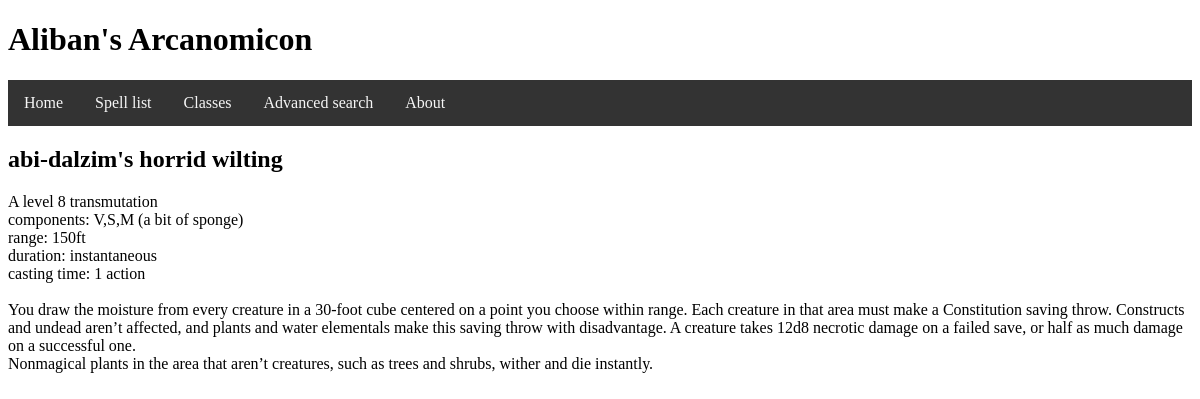
The page /spell/1 on the database its author committed.
### tables this page shows
CREATE TABLE spell (id INTEGER PRIMARY KEY AUTOINCREMENT, name STRING, description TEXT, level INTEGER, components STRING, concentration INTEGER, ritual INTEGER, damage STRING, range INTEGER REFERENCES range (id), duration INTEGER REFERENCES duration (id), castingtime STRING REFERENCES castingtime (id), school INTEGER REFERENCES school (id));

CREATE TABLE school (id INTEGER PRIMARY KEY AUTOINCREMENT, name STRING, description TEXT);

CREATE TABLE range (id INTEGER PRIMARY KEY AUTOINCREMENT, name STRING);

CREATE TABLE duration (id INTEGER PRIMARY KEY AUTOINCREMENT, name STRING);

CREATE TABLE castingtime (id INTEGER PRIMARY KEY AUTOINCREMENT, name STRING);

### script.py (the view)
@app.route('/spell/<id>')
@app.route('/class/spell/<id>')
def spell(id):
    try:
        int(id)
    except:
        return render_template('404.html'), 404 #making sure no nasty code can be tacked onto the end of the URL to cause data breaches
    sql = "SELECT spell.id, spell.name, spell.description, spell.level, spell.components, spell.concentration, spell.ritual, spell.damage, range.name, duration.name, castingtime.name, school.name FROM spell INNER JOIN range ON range.id = spell.range INNER JOIN duration ON duration.id = spell.duration INNER JOIN castingtime ON castingtime.id = spell.castingtime INNER JOIN school ON school.id = spell.school WHERE spell.id == {}".format(id) #the sql query, complete with joins. the format inserts the id of the spell in the database, and therefore returns all relevant information about it for the page.
    single = True #only want one result
    spell = db_func(sql,single) #runs the sql command
    if spell == False:
        return render_template('404.html'), 404 #if the data is not in the database, the page cannot be created, so return 404 error
    spell[2] = spell[2].split('\n') #splits up the description by python spaces, so it can be properly formatted with flask, as the python was not being picked up by the html side.
    return render_template('spell.html', spell=spell) #passes data through to flask template and magic happens

### templates/spell.html (shortened to what this page needs)
{% extends "layout.html" %}
{% block content %}
<div id="content">
    <h2>
        {{ spell[1] }}
    </h2>
    {% if spell[3] == 0 %}
        A {{ spell[11]}} cantrip
    {% else %}
        A level {{ spell[3] }} {{ spell[11] }}
    {% endif %}
    <br>
    components: {{ spell[4] }} <br>
    range: {{ spell[8] }} <br>
    duration:
    {{ spell[9] }}
    <br>
    casting time: {{ spell[10] }} <br>
    <br>
    {% for para in spell[2] %}
        {{ para }}<br>
    {% endfor %}
</div>
{% endblock content %}

### rows shown on the page
spell: name "abi-dalzim's horrid wilting", level "8", components "V,S,M (a bit of sponge)"
school: name "transmutation"
range: name "150ft"
duration: name "instantaneous"
castingtime: name "1 action"

### other values the page prints
{{ para }} "Nonmagical plants in the area that aren’t creatures, such as trees and shrubs, wither and die instantly."
